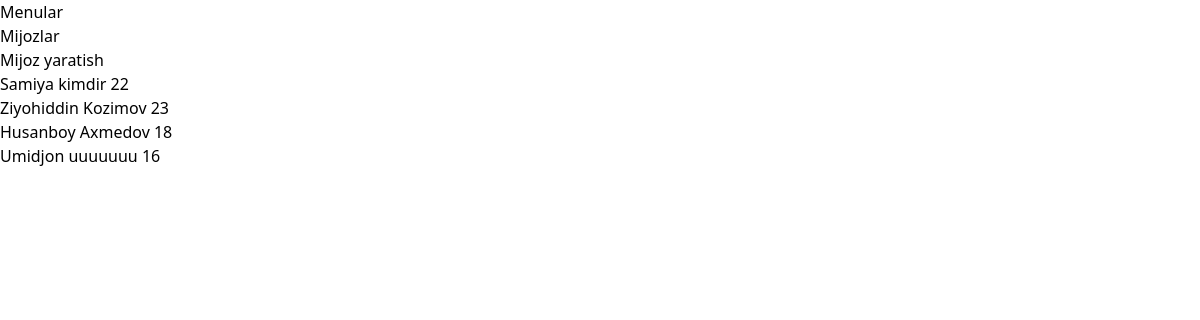
The page /leads/ on the database as committed earlier.
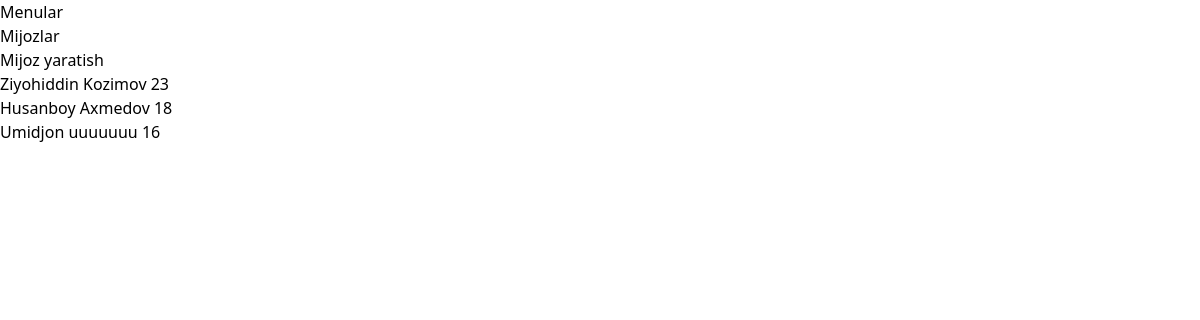
The same page on the database as committed later.
### leads/models.py (models this page shows, shortened)
class Lead(models.Model):
    ismi = models.CharField(max_length=20)
    familyasi = models.CharField(max_length=20)
    yoshi = models.IntegerField(default=0)
    agent = models.ForeignKey("Agent", blank = True, on_delete=models.CASCADE)

### leads/views.py (the view)
# urls.py: path('', leads_lists),
def leads_lists(request):
    leads = models.Lead.objects.all()
    context = {
      "leads": leads
    }
    return render(request, "leads_lists.html", context)

### frontend/leads_lists.html (shortened to what this page needs)
{% extends 'base.html'%}
{% block content %}
    <h1>Mijozlar</h1>
    <a href="{% url 'leads:lead-create' %}">Mijoz yaratish</a>
   {% for lead in leads %}
        <div class="mijoz">
            <a href="{% url 'leads:detallar' lead.pk %}" class="mijoz">{{ lead.ismi }} {{ lead.familyasi }} </a>
            {{ lead.yoshi }}
        </div>
   {% endfor %}
{% endblock %}

Rows that differ between the two databases and show on the page:
removed Lead: ismi "Samiya", familyasi "kimdir", yoshi "22"
